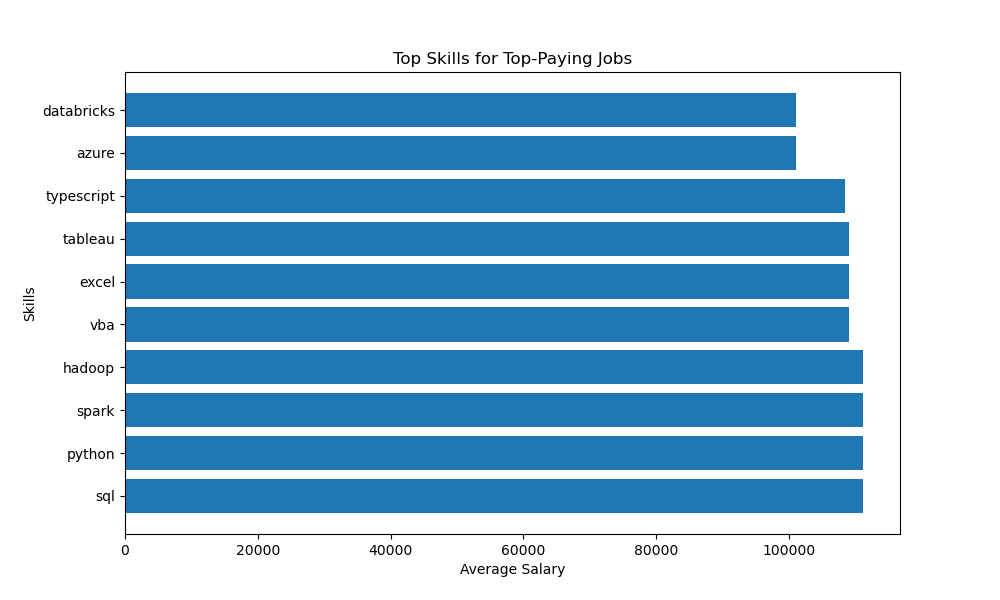

Generate this figure with Python:
import os
from dotenv import load_dotenv
import pandas as pd
import matplotlib.pyplot as plt
from sqlalchemy import create_engine

# Load environment variables
load_dotenv(dotenv_path='e:/VS Code Projects/SQL_Project_Data_Jobs_Analysis/project_python/.env')

# Get the environment variables
db_user = os.getenv('DB_USER')
db_pass = os.getenv('DB_PASS')
db_host = os.getenv('DB_HOST')
db_port = os.getenv('DB_PORT')
db_name = os.getenv('DB_NAME')

# Establish a connection to the database
engine = create_engine(f"postgresql://{db_user}:{db_pass}@{db_host}:{db_port}/{db_name}")

# Define your SQL query
sql_query = """
WITH top_paying_jobs As (
    SELECT job_id,
        job_title,
        salary_year_avg,
        name AS company_name
    FROM job_postings_fact
        LEFT JOIN company_dim ON job_postings_fact.company_id = company_dim.company_id
    WHERE job_title_short = 'Data Analyst'
        AND job_location = 'Canada'
        AND salary_year_avg IS NOT NULL
    ORDER BY salary_year_avg DESC
)
SELECT top_paying_jobs.*,
    skills_dim.skills
FROM top_paying_jobs
    INNER JOIN skills_job_dim ON top_paying_jobs.job_id = skills_job_dim.job_id
    INNER JOIN skills_dim ON skills_dim.skill_id = skills_job_dim.skill_id
ORDER BY salary_year_avg DESC
LIMIT 20;
"""

# Execute the query and fetch the result into a pandas DataFrame
df = pd.read_sql_query(sql_query, engine)

# Plot the data

plt.figure(figsize=(10, 6))
plt.barh(df['skills'], df['salary_year_avg'])
plt.xlabel('Average Salary')
plt.ylabel('Skills')
plt.title('Top Skills for Top-Paying Jobs')
plt.show()
